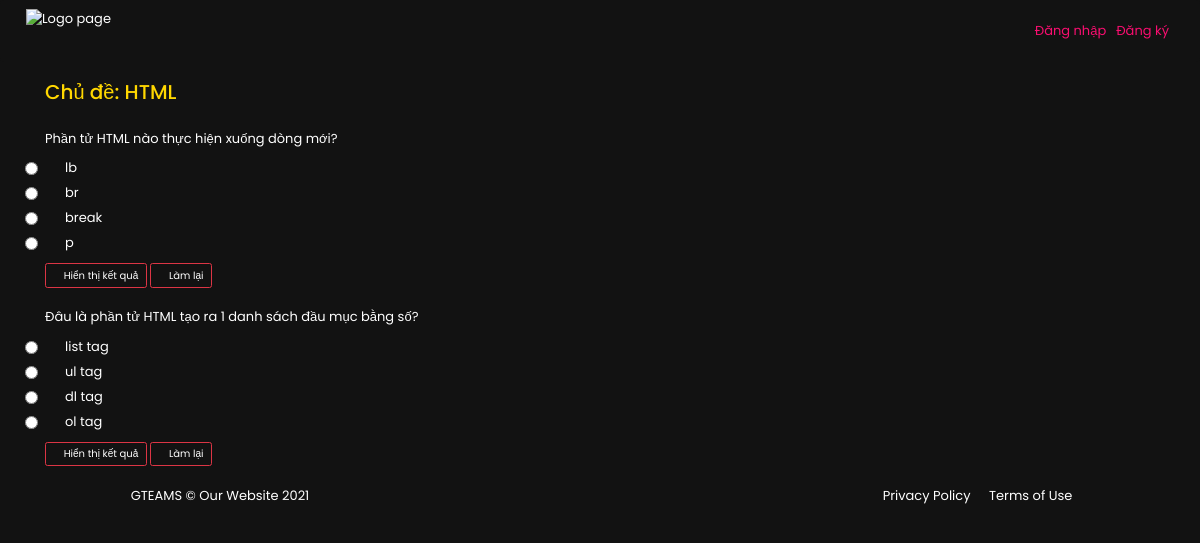
Page /GTEAMS/practice/HTML/ on the committed database.
### GTEAMS_APP/models.py (models this page shows, shortened)
class Practice(models.Model):
    title=models.ForeignKey(Practice_title,on_delete=models.CASCADE)
    question=models.CharField(max_length=200)
    contentA=models.CharField(max_length=500)
    contentB=models.CharField(max_length=500)
    contentC=models.CharField(max_length=500)
    contentD=models.CharField(max_length=500)
    correctAnswer=models.CharField(max_length=500,null=True)
    c=models.ManyToManyField

### GTEAMS_APP/views.py (the view)
# urls.py: path('practice/<title>/',views.ShowQuestionsID, name='practiceID'),
def ShowQuestionsID(request,title):
    try:
        Content=Practice.objects.filter(title=title)
    except Practice.DoesNotExist:
        raise Http404("Practice doesnot exist")
    context= {'title':title,'question':Content}
    return render(request,'pages/practice2.html',context)

### GTEAMS_APP/templates/pages/practice2.html (shortened to what this page needs)
{% load static %}
<!DOCTYPE html>
<html lang="en">
<head>
    <link rel="stylesheet" href="https://maxcdn.bootstrapcdn.com/bootstrap/3.4.1/css/bootstrap.min.css">
    <link rel="stylesheet" href="https://maxcdn.bootstrapcdn.com/bootstrap/4.5.2/css/bootstrap.min.css">
    <link rel="stylesheet" href="{% static 'fonts/fontawesome-free-5.15.4-web/css/all.css'%}">
    <link rel="stylesheet" href="{% static 'css/practic.css'%}">
</head>
<body>
    <header id="header">
        <nav class="navbar navbar-expand-lg navbar-dark" style="background-color: #121212;">
            <a class="navbar-brand" href="#"><img src="{% static 'imgs/logo.png'%}" alt="Logo page" width="100" /></a>
                <div class="collapse navbar-collapse justify-content-end" id="navbarCollapse" style="background-color: #121212;">
                    <ul class="navbar-nav" style="background-color: #121212;">
                        {% if user.is_authenticated %}
                        <li class="nav-item">
                            <a class="nav-link" href="#">Xin chào {{ user.username }}</a>
                        </li>
                        <li class="nav-item">
                            <a class="nav-link" href="{% url 'logout' %}">Đăng xuất</a>
                        </li>
                        {% else %}
                        <li class="nav-item">
                            <a class="nav-link" href="{% url 'log' %}">Đăng nhập</a>
                        </li>
                        <li class="nav-item">
                            <a class="nav-link" href="{% url 'reg' %}">Đăng ký</a>
                        </li>
                        {% endif %}
                    </ul>
                </div>
        </nav>
    </header>
    <div class="container" >
        <h1 style="color: #FFD700; font-size: 20px;">Chủ đề: {{title}}</h1>
        {% if question %} {%for q in question%}
        <div class="block_query">
            <br id="questions"> {{q.question}}
        </div>
        <div>
            <div class="radio">
                <input id="optionA" type="radio" name="optradio{{q.id}}" value="{{q.contentA}}"><label for="optionA">{{q.contentA}}</label>
            </div>
            <div class="radio">
                <input id="optionB" type="radio" name="optradio{{q.id}}" value="{{q.contentB}}"><label for="optionB">{{q.contentB}}</label>
            </div>
            <div class="radio">
                <input id="optionC" type="radio" name="optradio{{q.id}}" value="{{q.contentC}}"><label for="optionC">{{q.contentC}}</label>
            </div>
            <div class="radio" id="d">
                <input id="optionD" type="radio" name="optradio{{q.id}}" value="{{q.contentD}}"><label for="optionD">{{q.contentD}}</label>
            </div>
            <a class="btn btn-danger" id="{{q.id}}" style="background-color: transparent;" href="#!" role="button">
                <i class="fas fa-check" style="color: yellowgreen;"></i>Hiển thị kết quả
            </a>
            <a class="btn btn-danger" id="buttonReset{{q.id}}" style="background-color: transparent;" href="#!" role="button">
                <i class="fas fa-pen" style="color: tomato;"></i>Làm lại
            </a>
        </div>
        {% endfor %} {% endif %}
        </div>
    <footer>
        <div class="container">
            <div class="text-center"><i class="fas fa-ellipsis-h"></i></div>
            <div class="row text-center">
                <div class="col-md-4 box">
                    <span class="copyright quick-links">GTEAMS &copy; Our Website <script>document.write(new Date().getFullYear())</script>
              </span>
                </div>
                <div class="col-md-4 box">
                    <ul class="list-inline social-buttons">
                        <li class="list-inline-item">
                            <a href="#">
                                <i class="fab fa-twitter"></i>
                            </a>
                        </li>
                        <li class="list-inline-item">
                            <a href="#">
                                <i class="fab fa-facebook-f"></i>
                            </a>
                        </li>
                        <li class="list-inline-item">
                            <a href="#">
                                <i class="fab fa-linkedin-in"></i>
                            </a>
                        </li>
                    </ul>
                </div>
                <div class="col-md-4 box">
                    <ul class="list-inline quick-links">
                        <li class="list-inline-item">
                            <a href="#">Privacy Policy</a>
                        </li>
                        <li class="list-inline-item">
                            <a href="#">Terms of Use</a>
                        </li>
                    </ul>
                </div>
            </div>
        </div>
    </footer>
</body>
</html>

### GTEAMS_APP/static/css/practic.css (style rules this page uses)
* { margin: 0; padding: 0; box-sizing: border-box; font-family: "Poppins", sans-serif; color: rgb(255, 255, 255); box-sizing: border-box; font-size: 13px; background-color: #121212; }
.navbar-dark .navbar-nav .nav-link { color: rgb(250, 14, 112); background-color: #121212; }
body { background-color: #121212 !important; }
header { margin: 0; padding: 0; height: 80px; }
a { text-decoration: none; color: white; }

### rows in the picture
Practice: question "Phần tử HTML nào thực hiện xuống dòng mới?", contentA "lb", contentB "br", contentC "break", contentD "p"
Practice: question "Đâu là phần tử HTML tạo ra 1 danh sách đầu mục bằng số?", contentA "list tag", contentB "ul tag", contentC "dl tag", contentD "ol tag"

### other values in the picture
{{ title }} "HTML"
